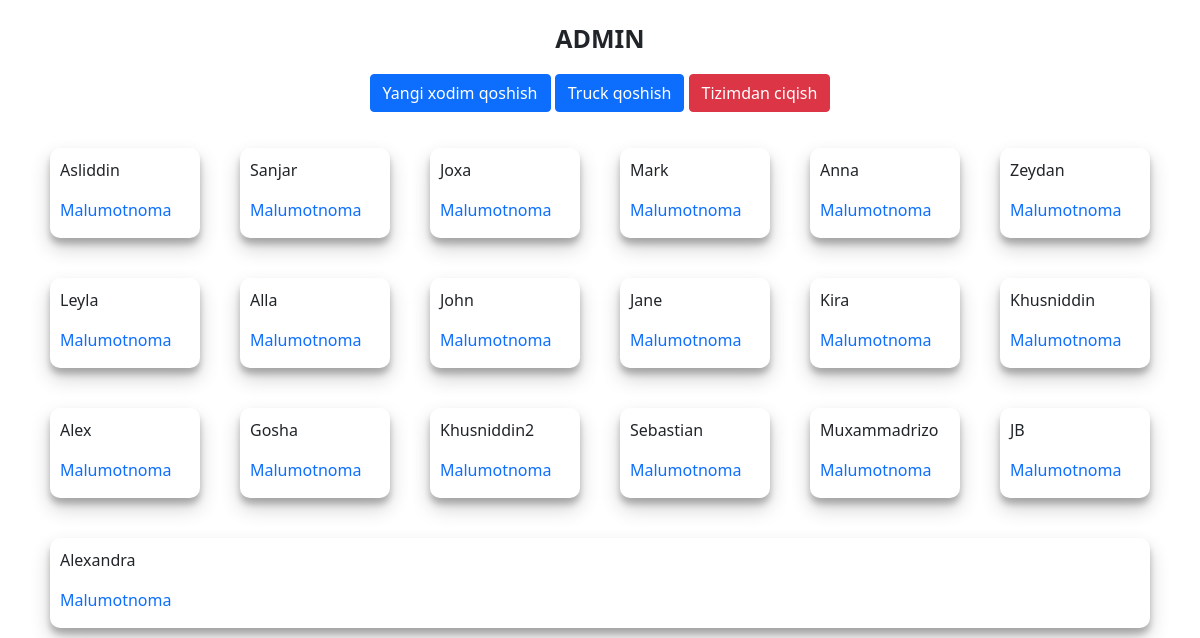
/main/home/ (signed in), run on the app's committed database.
### sklad_core/models.py (models this page shows, shortened)
class Truck(models.Model):
    store_emp_id = models.ForeignKey('accounts.User', verbose_name = "Truck xodimi", default = 0, on_delete=models.SET_DEFAULT)
    name = models.CharField(max_length=255, verbose_name = "Truck nomi", default='unknow')

### accounts/models.py (models this page shows, shortened)
class User(AbstractBaseUser):
    username = models.CharField(max_length=255, unique=True,verbose_name = "Xodim")
    store = models.IntegerField(verbose_name = "Truck")
    active = models.BooleanField(default=True)
    admin = models.BooleanField(default=False)
    staff = models.BooleanField(default=False)
    USERNAME_FIELD = 'username'
    objects = UserManager()
    def __str__(self):
        return self.username
    @property
    def is_admin(self):
        return self.admin

### sklad_core/views.py (the view)
# urls.py: 2. Add a URL to urlpatterns:  path('', views.home, name='home')
def home(request):
    trucks = Truck.objects.all()
    form = TruckForm()
    user_truck = Truck.objects.get(store_emp_id=request.user.id)
    context = {
        'trucks' : trucks,
        'form':form,
        'usertruck':user_truck,
    }
    return render(request, 'home.html', context)

### templates/home.html (shortened to what this page needs)
{% extends 'sklad_temp/base.html' %}
    {% block content %}
    {% if request.user.is_admin and user.is_authenticated %}
    <p style="text-align: center; margin-top: 20px; font-size:25px; font-weight: bold;">ADMIN</p>
    <div style="display: flex; justify-content: center;">
        <p><a class="btn btn-primary" href="{% url 'register' %}">Yangi xodim qoshish</a>
        <a hx-get="{% url 'add_truck' %}" hx-target="#dialog5" class="btn btn-primary" data-bs-toggle="modal">Truck qoshish</a>
        <a class="btn btn-danger" href="{% url 'logout' %}">Tizimdan ciqish</a>
    </div>
    <div class="container">
        <div class="row">
                {% for t in trucks %}
                <div class="col"
                style="
                box-shadow: rgba(0, 0, 0, 0.19) 0px 10px 20px, rgba(0, 0, 0, 0.23) 0px 6px 6px;
                margin:20px;
                padding: 10px 10px 10px 10px;
                border-radius: 10px;
                height: 90px;
                ">
                    <p>{{t.store_emp_id}}</p>
                    <a id="detmal" href="{% url 'test' t.pk %}">Malumotnoma</a>
                </div>
                {% endfor %}
        </div>
    </div>
    {% else %}
    <p>Go and login first</p>
    <a href="{% url 'login' %}">login</a> |
    {% endif %}
    {% endblock content %}

### templates/sklad_temp/base.html (shortened to what this page needs)
{% load static %}
<!DOCTYPE html>
<html lang="en">
<head>
    <link rel="stylesheet" href="css/login.css">
    <link href="https://cdn.jsdelivr.net/npm/bootstrap@5.0.2/dist/css/bootstrap.min.css" rel="stylesheet">
</head>
<body>
    {% block content %}
    {% endblock content %}
</body>
</html>

### templates/sklad_temp/base.html (style rules this page uses)
#detmal { text-decoration: none; }

### data on the page
Truck: store_emp_id "Asliddin"
Truck: store_emp_id "Sanjar"
Truck: store_emp_id "Joxa"
Truck: store_emp_id "Mark"
Truck: store_emp_id "Anna"
Truck: store_emp_id "Zeydan"
Truck: store_emp_id "Leyla"
Truck: store_emp_id "Alla"
Truck: store_emp_id "John"
Truck: store_emp_id "Jane"
Truck: store_emp_id "Kira"
Truck: store_emp_id "Khusniddin"
Truck: store_emp_id "Alex"
Truck: store_emp_id "Gosha"
Truck: store_emp_id "Khusniddin2"
Truck: store_emp_id "Sebastian"
Truck: store_emp_id "Muxammadrizo"
Truck: store_emp_id "JB"
Truck: store_emp_id "Alexandra"
